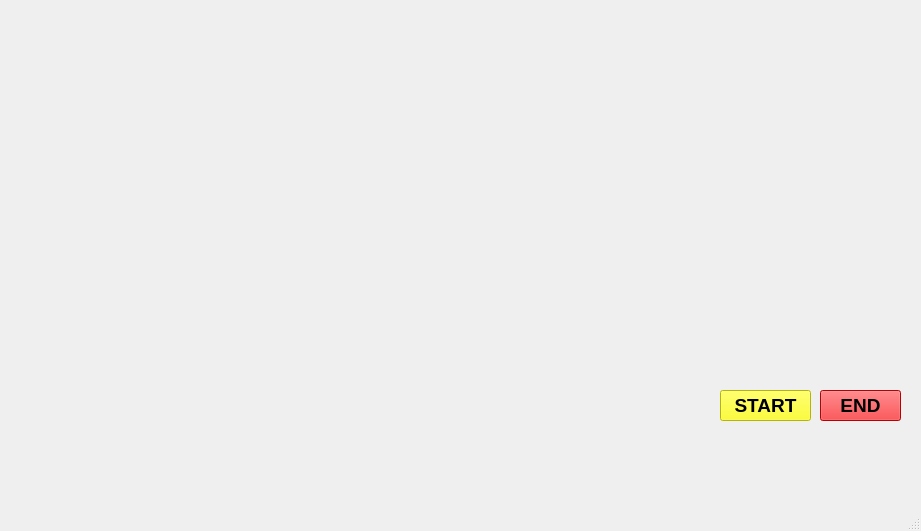
<?xml version="1.0" encoding="UTF-8"?>
<ui version="4.0">
 <class>supervUi</class>
 <widget class="QMainWindow" name="supervUi">
  <property name="geometry">
   <rect>
    <x>0</x>
    <y>0</y>
    <width>921</width>
    <height>531</height>
   </rect>
  </property>
  <property name="windowTitle">
   <string>MainWindow</string>
  </property>
  <widget class="QWidget" name="centralwidget">
   <widget class="QLabel" name="label">
    <property name="geometry">
     <rect>
      <x>0</x>
      <y>0</y>
      <width>921</width>
      <height>511</height>
     </rect>
    </property>
    <property name="text">
     <string/>
    </property>
    <property name="pixmap">
     <pixmap>Ui/7LP8.gif</pixmap>
    </property>
    <property name="scaledContents">
     <bool>true</bool>
    </property>
   </widget>
   <widget class="QPushButton" name="pushButton">
    <property name="geometry">
     <rect>
      <x>720</x>
      <y>390</y>
      <width>91</width>
      <height>31</height>
     </rect>
    </property>
    <property name="font">
     <font>
      <pointsize>14</pointsize>
      <weight>75</weight>
      <bold>true</bold>
     </font>
    </property>
    <property name="styleSheet">
     <string notr="true">background-color: rgb(255, 255, 0);</string>
    </property>
    <property name="text">
     <string>START</string>
    </property>
   </widget>
   <widget class="QPushButton" name="pushButton_2">
    <property name="geometry">
     <rect>
      <x>820</x>
      <y>390</y>
      <width>81</width>
      <height>31</height>
     </rect>
    </property>
    <property name="font">
     <font>
      <pointsize>14</pointsize>
      <weight>75</weight>
      <bold>true</bold>
     </font>
    </property>
    <property name="styleSheet">
     <string notr="true">background-color: rgb(255, 0, 4);</string>
    </property>
    <property name="text">
     <string>END</string>
    </property>
   </widget>
   <widget class="QLabel" name="label_2">
    <property name="geometry">
     <rect>
      <x>0</x>
      <y>-40</y>
      <width>391</width>
      <height>161</height>
     </rect>
    </property>
    <property name="text">
     <string/>
    </property>
    <property name="pixmap">
     <pixmap>Ui/Jarvis_Loading_Screen.gif</pixmap>
    </property>
    <property name="scaledContents">
     <bool>true</bool>
    </property>
   </widget>
   <widget class="QTextBrowser" name="textBrowser">
    <property name="geometry">
     <rect>
      <x>570</x>
      <y>20</y>
      <width>151</width>
      <height>31</height>
     </rect>
    </property>
    <property name="styleSheet">
     <string notr="true">background:transparent;
border-radius:none;</string>
    </property>
   </widget>
   <widget class="QTextBrowser" name="textBrowser_2">
    <property name="geometry">
     <rect>
      <x>740</x>
      <y>20</y>
      <width>161</width>
      <height>31</height>
     </rect>
    </property>
    <property name="styleSheet">
     <string notr="true">background:transparent;
border-radius:none;</string>
    </property>
   </widget>
  </widget>
  <widget class="QMenuBar" name="menubar">
   <property name="geometry">
    <rect>
     <x>0</x>
     <y>0</y>
     <width>921</width>
     <height>18</height>
    </rect>
   </property>
  </widget>
  <widget class="QStatusBar" name="statusbar"/>
 </widget>
 <resources/>
 <connections/>
</ui>
